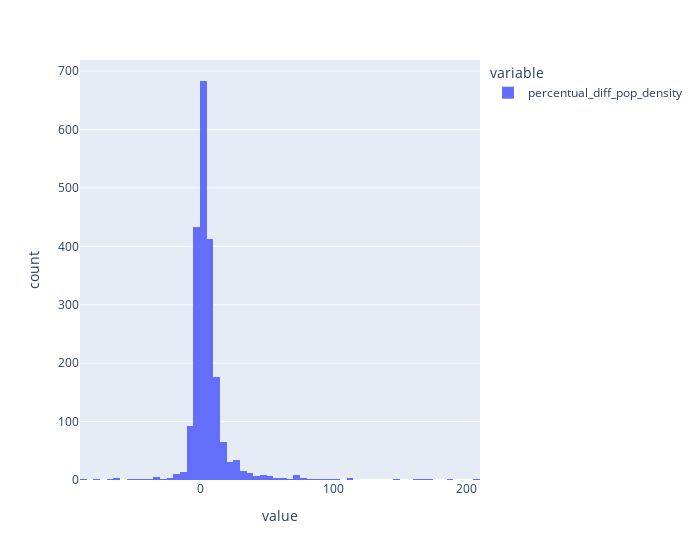

This figure's notebook cell:
### Code cell
fig = px.histogram(df_merged_e[df_merged_e["percentual_diff_pop_density"]<300]["percentual_diff_pop_density"] ,width=700,nbins=100)#,range_x=[-500, 500])
fig.show()

### Figure 1 — Plotly figure (JSON) as saved in the notebook; plotly's stock layout.template omitted (floating-point values rounded to 4 significant figures; data arrays with more than 128 entries replaced by an {"elided": "..."} marker saying what was removed)
{"data": [{"alignmentgroup": "True", "bingroup": "x", "hovertemplate": "variable=percentual_diff_pop_density<br>value=%{x}<br>count=%{y}<extra></extra>", "legendgroup": "percentual_diff_pop_density", "marker": {"color": "#636efa", "pattern": {"shape": ""}}, "name": "percentual_diff_pop_density", "nbinsx": 100, "offsetgroup": "percentual_diff_pop_density", "orientation": "v", "showlegend": true, "type": "histogram", "x": {"elided": "2061 float values"}, "xaxis": "x", "yaxis": "y"}], "layout": {"barmode": "relative", "legend": {"title": {"text": "variable"}, "tracegroupgap": 0}, "margin": {"t": 60}, "width": 700, "xaxis": {"anchor": "y", "domain": [0, 1], "title": {"text": "value"}}, "yaxis": {"anchor": "x", "domain": [0, 1], "title": {"text": "count"}}}}
